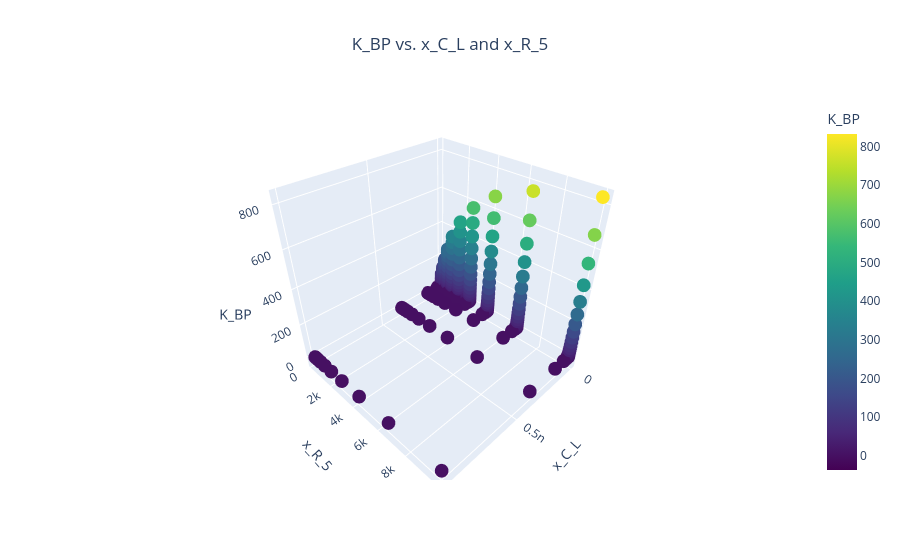

This figure's notebook cell:
### Code cell
analysis.plot_3d_scatter(design_var1="x_C_L", design_var2="x_R_5", metric_name="K_BP")

### Figure 1 — Plotly figure (JSON) as saved in the notebook; plotly's stock layout.template omitted (floating-point values rounded to 4 significant figures; data arrays with more than 128 entries replaced by an {"elided": "..."} marker saying what was removed)
{"data": [{"customdata": {"elided": "10000x5 float values"}, "hovertemplate": "x_C_L=%{x}<br>x_R_5=%{y}<br>K_BP=%{marker.color}<br>x_L_1=%{customdata[0]}<br>x_g_m=%{customdata[1]}<br>Q=%{customdata[2]}<br>wo=%{customdata[3]}<br>bandwidth=%{customdata[4]}<extra></extra>", "legendgroup": "", "marker": {"color": {"elided": "10000 float values"}, "coloraxis": "coloraxis", "symbol": "circle"}, "mode": "markers", "name": "", "scene": "scene", "showlegend": false, "type": "scatter3d", "x": {"elided": "10000 float values"}, "y": {"elided": "10000 float values"}, "z": {"elided": "10000 float values"}}], "layout": {"coloraxis": {"colorbar": {"title": {"text": "K_BP"}}, "colorscale": [[0, "#440154"], [0.1111, "#482878"], [0.2222, "#3e4989"], [0.3333, "#31688e"], [0.4444, "#26828e"], [0.5556, "#1f9e89"], [0.6667, "#35b779"], [0.7778, "#6ece58"], [0.8889, "#b5de2b"], [1, "#fde725"]]}, "legend": {"tracegroupgap": 0}, "scene": {"domain": {"x": [0, 1], "y": [0, 1]}, "xaxis": {"title": {"text": "x_C_L"}}, "yaxis": {"title": {"text": "x_R_5"}}, "zaxis": {"title": {"text": "K_BP"}}}, "title": {"text": "K_BP vs. x_C_L and x_R_5", "x": 0.5}}}
